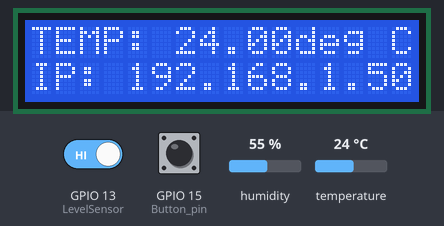
Bench run of a program on a simulated ESP32. Parts: 16×2 character LCD. The inputs (shaded band) are chosen by the test bench; at power-on: temperature 24 °C, GPIO 13 (LevelSensor) HIGH, humidity 55 %, GPIO 15 (Button_pin) HIGH. WiFi joins after 1.5 s; servers stay silent unless stated; storage starts empty; what the program prints to the serial monitor is not drawn.

Above: at 8.3 s.
8.4 s: temperature set to 20.5 °C
At 18.1 s:
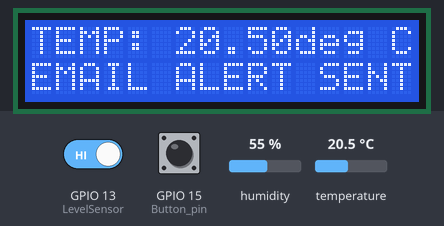
20.4 s: temperature set to 19.4 °C
At 28.6 s:
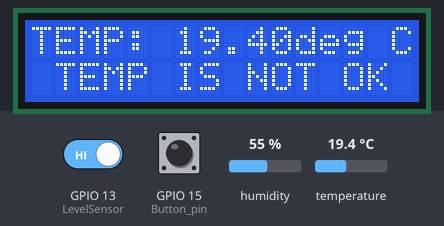
34.4 s: GPIO 13 (LevelSensor) driven LOW
At 45.7 s:
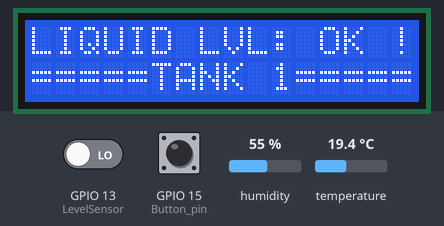
48.4 s: temperature set to 28 °C
At 51.7 s:
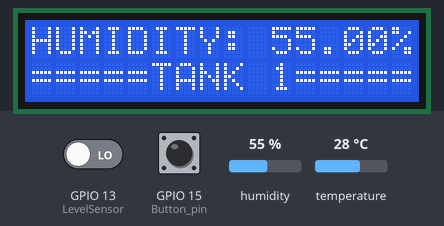
62.4 s: humidity set to 22 %
At 67.8 s:
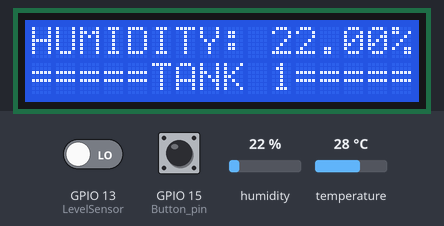
70.9 s: GPIO 13 (LevelSensor) driven HIGH
At 77.9 s:
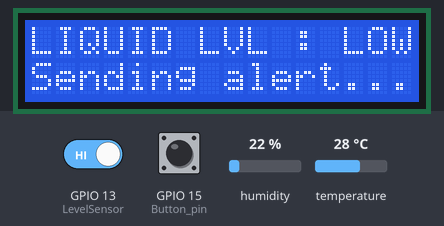
Timing chart, 0 to 79.4 s (numbered marks = the images above; inputs shaded):
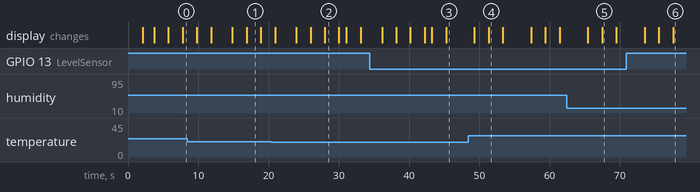

The program:

main.cpp
```cpp
//=====================================================================================================//
// CRYSTAL GROWTH MONITORING SYSTEM
// developed by Roan Alvarez on August 2025
// This code is for an ESP32-based system that reads and displays ambient temperature
// and humidity, and monitors the liquid level of individual tanks.
// Once the liquid level and/or temperature is below threshold,
// email notifications will be sent to the recepient using the
// ESP Mail Client library.
//
// THIS CODE IS ONLY FOR THE NODEMCU-32S ESP32 MICROCONTROLLER;
// CODE FOR THE ESP32CAM (Timelapse-ESP32CAM.ino) IS UPLOADED SEPARATELY using Arduino IDE 2.3.6.
//
//*****************************************************************************************************//
//*  INSTRUCTIONS BEFORE UPLOADING THE CODE:                                                          *//
//*  Format LittleFS in the ESP32 board using the code "LittleFS-ESP32-Formatting" using PlatformIO.  *//
//*****************************************************************************************************//
//
// Future developments may include:
//  - Implementation of ESP-NOW communication with the ESP32-CAM in order to:
//        - Use of a button to reset EEPROM in ESP32-CAM;
//        - Display current photo number on the LCD connected to the ESP32; and
//        - Include last photo taken by the ESP32-CAM in the email notification.
//  - Set limits for email notification to avoid spamming the recipient.
//
// Notes:
// The code is based on the ESP Mail Client library example created by K. Suwatchai (Mobizt),
// Adafruit library examples for DHT Sensors, and LiquidCrystal_I2C library by Frank de Brabander.
//=====================================================================================================//

#include <Arduino.h>
#include <LiquidCrystal_I2C.h>
#include <Adafruit_Sensor.h>
#include <DHT.h>
#include <DHT_U.h>
#include <WiFi.h>
#include <ESP_Mail_Client.h>
#include <LittleFS.h>

#define SPIFFS LittleFS

//REPLACE WITH YOUR WIFI CREDENTIALS
#define WIFI_SSID "Deirdog"
#define WIFI_PASSWORD "************"

#define TANK_NAME "TANK 1" //REPLACE WITH TANK NUMBER

#define DHTPIN 4     // Digital pin connected to the DHT sensor ***OR SET AS PIN 32

// Uncomment the type of sensor in use:
//#define DHTTYPE    DHT11     // DHT 11 -- Used during the development of this code
#define DHTTYPE    DHT22     // DHT 22 (AM2302) -- Used in the final work
//#define DHTTYPE    DHT21     // DHT 21 (AM2301)

#define SerialDebugging true

const uint8_t   LevelSensor = 13; //Liquid Level Sensor Pin

/***** UNUSED BUTTON FUNCTION (kept for future implementation *****/
const uint8_t   Button_pin  = 15; //CURRENTLY UNUSED: Button Pin
volatile bool  isButtonPressed = false; // the interrupt service routine affects this

LiquidCrystal_I2C lcd(0x27, 16, 2);  // set the LCD address to 0x27 for a 16 chars and 2 line display
DHT_Unified dht(DHTPIN, DHTTYPE);
int liquidLevel = 0;

uint32_t delayMS;

/** The smtp host name e.g. smtp.gmail.com for GMail or smtp.office365.com for Outlook or smtp.mail.yahoo.com */
#define SMTP_HOST "smtp.gmail.com"

/* The smtp port e.g.
 * 25  or esp_mail_smtp_port_25
 * 465 or esp_mail_smtp_port_465
 * 587 or esp_mail_smtp_port_587
 */
#define SMTP_PORT esp_mail_smtp_port_465

/* The log in credentials */
#define AUTHOR_EMAIL "proto01crystaltronics@gmail.com"
#define AUTHOR_PASSWORD "*************"

/* Recipient email address */
#define RECIPIENT_EMAIL "*************" //REPLACE WITH YOUR EMAIL ADDRESS

/* Declare the global used SMTPSession object for SMTP transport */
SMTPSession smtp;

/* Declare the Session_Config for user defined session credentials */
ESP_Mail_Session config;

/* Callback function to get the Email sending status */
void smtpCallback(SMTP_Status status);
void sendEmail();
void sendEmailTemp();

/****** UNUSED BUTTON FUNCTION (kept for future implementation ******/
void senseButtonPressed() {     // interrupt service routine
    if (!isButtonPressed) {
        isButtonPressed = true;
    }
}

void setup() {
    #if (SerialDebugging)
    Serial.begin(9600); while (!Serial); Serial.println();
    #endif

    lcd.init(); // initialize the lcd
    lcd.backlight();
    lcd.setCursor(1,0);
    lcd.print("CRYSTALTRONICS");
    lcd.setCursor(6,1);
    lcd.print("2025");
    delay(2000); // wait for 2 seconds
    lcd.clear(); // clear the screen

    dht.begin();
    Serial.println(F("Init DHT11 Sensor"));

    WiFi.begin(WIFI_SSID, WIFI_PASSWORD);
    while (WiFi.status() != WL_CONNECTED)
    {
        Serial.print(".");
        delay(200);
    }

    Serial.println("");
    Serial.println("WiFi connected.");
    Serial.println("IP address: ");
    Serial.println(WiFi.localIP());
    Serial.println();
    lcd.setCursor(0,0);
    lcd.print("=====");lcd.print(TANK_NAME);lcd.print("=====");
    lcd.setCursor(0,1);
    lcd.print("Waiting for WIFI.");
    delay(2000); // wait for 2 seconds
    lcd.setCursor(0,1);
    lcd.print("IP: ");lcd.print(WiFi.localIP());

    if (!LittleFS.begin()) { //littleFS initialize then create file if it does not exist
    Serial.println("LittleFS Mount Failed");
    File file = LittleFS.open("/tze.txt", "w");
    if (file) file.close();
    return;
    }


    /*  Set the network reconnection option */
    MailClient.networkReconnect(true);

    /** Enable the debug via Serial port
     * 0 for no debugging
     * 1 for basic level debugging
     *
     * Debug port can be changed via ESP_MAIL_DEFAULT_DEBUG_PORT in ESP_Mail_FS.h
     */
    smtp.debug(1);

    /* Set the callback function to get the sending results */
    smtp.callback(smtpCallback);

    /* Set the session config */
    config.server.host_name = SMTP_HOST;
    config.server.port = SMTP_PORT;
    config.login.email = AUTHOR_EMAIL;
    config.login.password = AUTHOR_PASSWORD;
    config.login.user_domain = "";

    /*
    Set the NTP config time
    For times east of the Prime Meridian use 0-12
    For times west of the Prime Meridian add 12 to the offset.
    Ex. American/Denver GMT would be -6. 6 + 12 = 18
    See https://en.wikipedia.org/wiki/Time_zone for a list of the GMT/UTC timezone offsets
    */
    config.time.ntp_server = F("pool.ntp.org");
    config.time.gmt_offset = 0;
    config.time.day_light_offset = 0;

    // Get temperature sensor details.
    sensor_t sensor;
    dht.temperature().getSensor(&sensor);
    dht.humidity().getSensor(&sensor);

    pinMode(LevelSensor, INPUT);

    // Set delay between sensor readings based on sensor details.
    delayMS = sensor.min_delay / 1000;

    /****** UNUSED BUTTON FUNCTION (kept for future implementation ******/
    pinMode(Button_pin,INPUT_PULLUP); // button press pulls pin LOW so configure HIGH
    attachInterrupt(digitalPinToInterrupt(Button_pin), senseButtonPressed, FALLING); // use an interrupt to sense when the button is pressed

    isButtonPressed = false;  // ignore any power-on-reboot garbage
    /*******************************************************************/
}

void loop() {
  /* Delay between measurements. */
  delay(delayMS);

  /*****IF USING ESPNOW : Display the data from ESP32CAM on the LCD******/
  //lcd.setCursor(0,1);
  //lcd.print("Photo No. : ");lcd.println("");

  /* Get temperature event and print its value. */
  sensors_event_t event;
  dht.temperature().getEvent(&event);
  if (isnan(event.temperature)) {
    Serial.println(F("Error reading temperature!"));
    lcd.setCursor(0,0);
    lcd.print(" ERROR READ TEMP ");
    delay(2000); // wait a second before next reading
  }
  else {
    Serial.print(F("Temperature: "));
    Serial.print(event.temperature);
    Serial.println(F("°C"));
    lcd.setCursor(0,0);
    lcd.print("TEMP: ");lcd.print(event.temperature);lcd.println("deg C");
    delay(2000); // wait a second before next reading

    /* Check if temperature is within threshold (20°C to 40°C); if not, send email notification. */
      if(event.temperature < 20 || event.temperature > 40) {
        Serial.println("Temperature is not within threshold! Sending email...");
        lcd.setCursor(0,1);
        lcd.print(" TEMP IS NOT OK ");
        delay(2000); // wait before displaying next text
        lcd.setCursor(0,1);
        lcd.print("Sending alert...");

        sendEmailTemp();
        lcd.setCursor(0,1);
        lcd.print("EMAIL ALERT SENT");
    }
  }
  /* Get humidity event and print its value. */
  dht.humidity().getEvent(&event);
  if (isnan(event.relative_humidity)) {
    Serial.println(F("Error reading humidity!"));
    lcd.setCursor(0,0);
    lcd.print(" ERROR READ HUM ");
    delay(2000); // wait before displaying next text
  }
  else {
    Serial.print(F("Humidity: "));
    Serial.print(event.relative_humidity);
    Serial.println(F("%"));
    lcd.setCursor(0,0);
    lcd.print("HUMIDITY: ");lcd.print(event.relative_humidity);lcd.println("%");
    delay(2000); // wait before displaying next text
  }

  /* if water level is 0 = OK, if water level is 1 = LOW */
  liquidLevel = digitalRead(LevelSensor);
    if  (liquidLevel == 0) {
      lcd.setCursor(0,1);
      lcd.print("=====");lcd.print(TANK_NAME);lcd.print("=====");

      Serial.print("Liquid Level : OK!");Serial.println();
      lcd.setCursor(0,0);
      lcd.print("LIQUID LVL: OK !");
      delay(2000); // wait before displaying next text
    }
    else {
      Serial.print("Liquid Level: LOW. ");Serial.println("PLEASE CHECK TANK!");
      lcd.setCursor(0,0);
      lcd.print("LIQUID LVL : LOW");
      lcd.setCursor(0,1);
      lcd.print("Sending alert...");
      delay(2000); // wait before displaying next text

      sendEmail();
      lcd.setCursor(0,1);
      lcd.print("EMAIL ALERT SENT");
    }
}

void sendEmail() {
  String lastTemp, TankName;

  sensors_event_t event;
  dht.temperature().getEvent(&event);
  lastTemp = String(event.temperature);

  /* Declare the message class */
  SMTP_Message message;

  /* Set the message headers */
  message.sender.name = F("ESP");
  message.sender.email = AUTHOR_EMAIL;
  message.subject = F("RE: LIQUID LEVEL. PLEASE CHECK TANK! - Sent from ESP board");
  message.addRecipient(F("Sam"), RECIPIENT_EMAIL);

  //Send raw text message
  String textMsg = "Liquid level is LOW! Current temperature is: " + (lastTemp) + "°C. Please check " + TANK_NAME + ".";
  message.text.content = textMsg.c_str();
  message.text.charSet = "us-ascii";
  message.text.transfer_encoding = Content_Transfer_Encoding::enc_7bit;

  message.priority = esp_mail_smtp_priority::esp_mail_smtp_priority_low;
  message.response.notify = esp_mail_smtp_notify_success | esp_mail_smtp_notify_failure | esp_mail_smtp_notify_delay;

  /* Connect to the server */
  if (!smtp.connect(&config)){
   // ESP_MAIL_PRINTF("Connection error, Status Code: %d, Error Code: %d, Reason: %s", smtp.statusCode(), smtp.errorCode(), smtp.errorReason().c_str());
    return;
  }

  /* Start sending Email and close the session */
  if (!MailClient.sendMail(&smtp, &message)) //"Status Code: %d" smtp.statusCode(),
    //ESP_MAIL_PRINTF("Error,  Error Code: %d, Reason: %s",  smtp.errorCode(), smtp.errorReason().c_str());
    Serial.println("Error sending Email");
    lcd.setCursor(20,2);
    lcd.print("Error sending e-mail!");
}

void sendEmailTemp() {
  String lastTemp;

  sensors_event_t event;
  dht.temperature().getEvent(&event);
  lastTemp = String(event.temperature);

  /* Declare the message class */
  SMTP_Message message;

  /* Set the message headers */
  message.sender.name = F("ESP");
  message.sender.email = AUTHOR_EMAIL;
  message.subject = F("RE: TEMPERATURE. PLEASE CHECK TANK! - Sent from ESP board");
  message.addRecipient(F("Sam"), RECIPIENT_EMAIL);

  //Send raw text message
  String textMsg = "Current temperature is not within threshold! Temperature is currently " + (lastTemp) + "°C. Please check " + TANK_NAME + ".";
  message.text.content = textMsg.c_str();
  message.text.charSet = "us-ascii";
  message.text.transfer_encoding = Content_Transfer_Encoding::enc_7bit;

  message.priority = esp_mail_smtp_priority::esp_mail_smtp_priority_low;
  message.response.notify = esp_mail_smtp_notify_success | esp_mail_smtp_notify_failure | esp_mail_smtp_notify_delay;

  /* Connect to the server */
  if (!smtp.connect(&config)){
   // ESP_MAIL_PRINTF("Connection error, Status Code: %d, Error Code: %d, Reason: %s", smtp.statusCode(), smtp.errorCode(), smtp.errorReason().c_str());
    return;
  }

  /* Start sending Email and close the session */
  if (!MailClient.sendMail(&smtp, &message)) //"Status Code: %d" smtp.statusCode(),
    //ESP_MAIL_PRINTF("Error,  Error Code: %d, Reason: %s",  smtp.errorCode(), smtp.errorReason().c_str());
    Serial.println("Error sending Email");
    lcd.setCursor(20,2);
    lcd.print("Error sending e-mail!");
}

/* Callback function to get the Email sending status */
void smtpCallback(SMTP_Status status) {
  /* Print the current status */
  Serial.println(status.info());

  /* Print the sending result */
  if (status.success()){
    // ESP_MAIL_PRINTF used in the examples is for format printing via debug Serial port
    // that works for all supported Arduino platform SDKs e.g. AVR, SAMD, ESP32 and ESP8266.
    // In ESP8266 and ESP32, you can use Serial.printf directly.

    Serial.println("----------------");
    ESP_MAIL_PRINTF("Message sent success: %d\n", status.completedCount());
    ESP_MAIL_PRINTF("Message sent failed: %d\n", status.failedCount());
    Serial.println("----------------\n");

    for (size_t i = 0; i < smtp.sendingResult.size(); i++)
    {
      /* Get the result item */
      SMTP_Result result = smtp.sendingResult.getItem(i);

      // In case, ESP32, ESP8266 and SAMD device, the timestamp get from result.timestamp should be valid if
      // your device time was synched with NTP server.
      // Other devices may show invalid timestamp as the device time was not set i.e. it will show Jan 1, 1970.
      // You can call smtp.setSystemTime(xxx) to set device time manually. Where xxx is timestamp (seconds since Jan 1, 1970)

      ESP_MAIL_PRINTF("Message No: %d\n", i + 1);
      ESP_MAIL_PRINTF("Status: %s\n", result.completed ? "success" : "failed");
      //ESP_MAIL_PRINTF("Date/Time: %s\n", MailClient.Time.getDateTimeString(result.timestamp, "%B %d, %Y %H:%M:%S").c_str());
      ESP_MAIL_PRINTF("Recipient: %s\n", result.recipients.c_str());
      ESP_MAIL_PRINTF("Subject: %s\n", result.subject.c_str());
    }
    Serial.println("----------------\n");

    // You need to clear sending result as the memory usage will grow up.
    smtp.sendingResult.clear();
  }
}
```

Measured:
- the behaviour switches between 20 and 19.9 °C on temperature (found by bisection; images 1 and 2)
- after the input at 34.4 s, the display: first differs from a run without the input after 10.9 s (image 3)
- after the input at 70.9 s, the display: first differs from a run without the input after 6.7 s (image 6)
- what the display in image 1 shows lasts 2.0 s, from 16.9 s to 18.9 s
